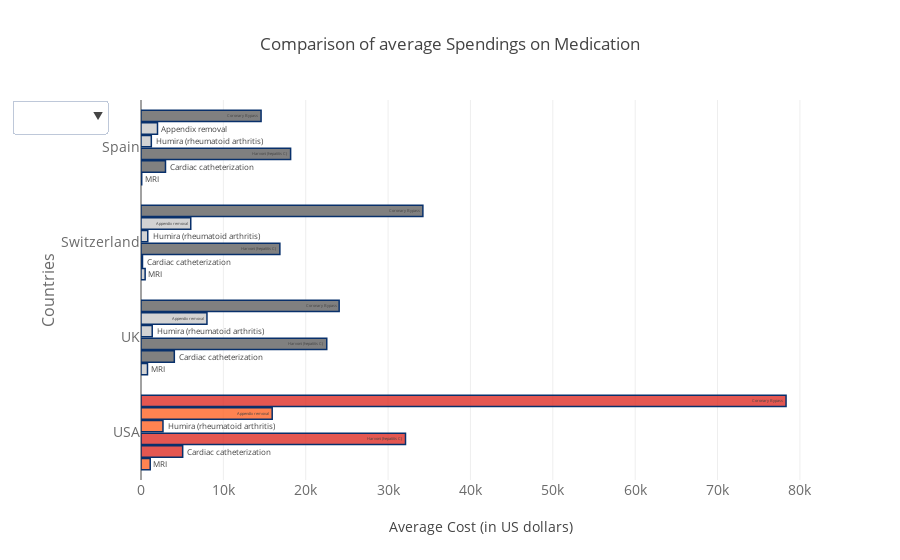

Source (notebook cell):
### Code cell
py.offline.iplot(fig)

### Figure 1 — Plotly figure (JSON) as saved in the notebook; plotly's stock layout.template omitted (floating-point values rounded to 4 significant figures)
{"data": [{"marker": {"color": ["rgba(400,100,38,0.8)", "lightgrey", "lightgrey", "lightgrey"], "line": {"color": "rgb(8,48,107)", "width": 1.5}}, "name": "Diagnosis", "orientation": "h", "text": "MRI", "textposition": "auto", "type": "bar", "uid": "b7073254-5b3a-457e-b450-ac5bf44b4a28", "x": [1119, 788, 503, 85], "y": ["USA", "UK", "Switzerland", "Spain"]}, {"marker": {"color": ["rgba(222,45,38,0.8)", "grey", "grey", "grey"], "line": {"color": "rgb(8,48,107)", "width": 1.5}}, "name": "Diagnosis", "orientation": "h", "text": "Cardiac catheterization", "textposition": "auto", "type": "bar", "uid": "3c817df0-ebcd-4880-868c-5d3d7f9792cd", "x": [5061, 4046, 181, 2974], "y": ["USA", "UK", "Switzerland", "Spain"]}, {"marker": {"color": ["rgba(222,45,38,0.8)", "grey", "grey", "grey"], "line": {"color": "rgb(8,48,107)", "width": 1.5}}, "name": "Drug", "orientation": "h", "text": "Harvoni (hepatitis C)", "textposition": "auto", "type": "bar", "uid": "b76dda0e-fd62-4601-b8a2-bb3e21a456f3", "x": [32114, 22554, 16861, 18165], "y": ["USA", "UK", "Switzerland", "Spain"]}, {"marker": {"color": ["rgba(400,100,38,0.8)", "lightgrey", "lightgrey", "lightgrey"], "line": {"color": "rgb(8,48,107)", "width": 1.5}}, "name": "Drug", "orientation": "h", "text": "Humira (rheumatoid arthritis)", "textposition": "auto", "type": "bar", "uid": "d67d5793-2bd6-458f-b847-b1731358d088", "x": [2669, 1362, 822, 1253], "y": ["USA", "UK", "Switzerland", "Spain"]}, {"marker": {"color": ["rgba(400,100,38,0.8)", "lightgrey", "lightgrey", "lightgrey"], "line": {"color": "rgb(8,48,107)", "width": 1.5}}, "name": "Surgery", "orientation": "h", "text": "Appendix removal", "textposition": "auto", "type": "bar", "uid": "a5f6d6c7-e56e-478d-bd86-02b5048839be", "x": [15930, 8009, 6040, 2003], "y": ["USA", "UK", "Switzerland", "Spain"]}, {"marker": {"color": ["rgba(222,45,38,0.8)", "grey", "grey", "grey"], "line": {"color": "rgb(8,48,107)", "width": 1.5}}, "name": "Surgery", "orientation": "h", "text": "Coronary Bypass", "textposition": "auto", "type": "bar", "uid": "d1dc3dcd-2ad6-4981-85cf-00060c8b718d", "x": [78318, 24059, 34224, 14579], "y": ["USA", "UK", "Switzerland", "Spain"]}], "layout": {"bargroupgap": 0.1, "barmode": "group", "showlegend": false, "title": "Comparison of average Spendings on Medication", "updatemenus": [{"active": -1, "buttons": [{"args": [{"visible": [true, true, false, false, false, false]}, {"title": "Diagnosis"}], "label": "Diagnosis", "method": "update"}, {"args": [{"visible": [false, false, true, true, false, false]}, {"title": "Drug"}], "label": "Drug", "method": "update"}, {"args": [{"visible": [false, false, false, false, true, true]}, {"title": "Surgery"}], "label": "Surgery", "method": "update"}]}], "xaxis": {"tickfont": {"color": "rgb(107, 107, 107)", "size": 14}, "title": "Average Cost (in US dollars)"}, "yaxis": {"tickfont": {"color": "rgb(107, 107, 107)", "size": 14}, "title": "Countries", "titlefont": {"color": "rgb(107, 107, 107)", "size": 16}}}}
